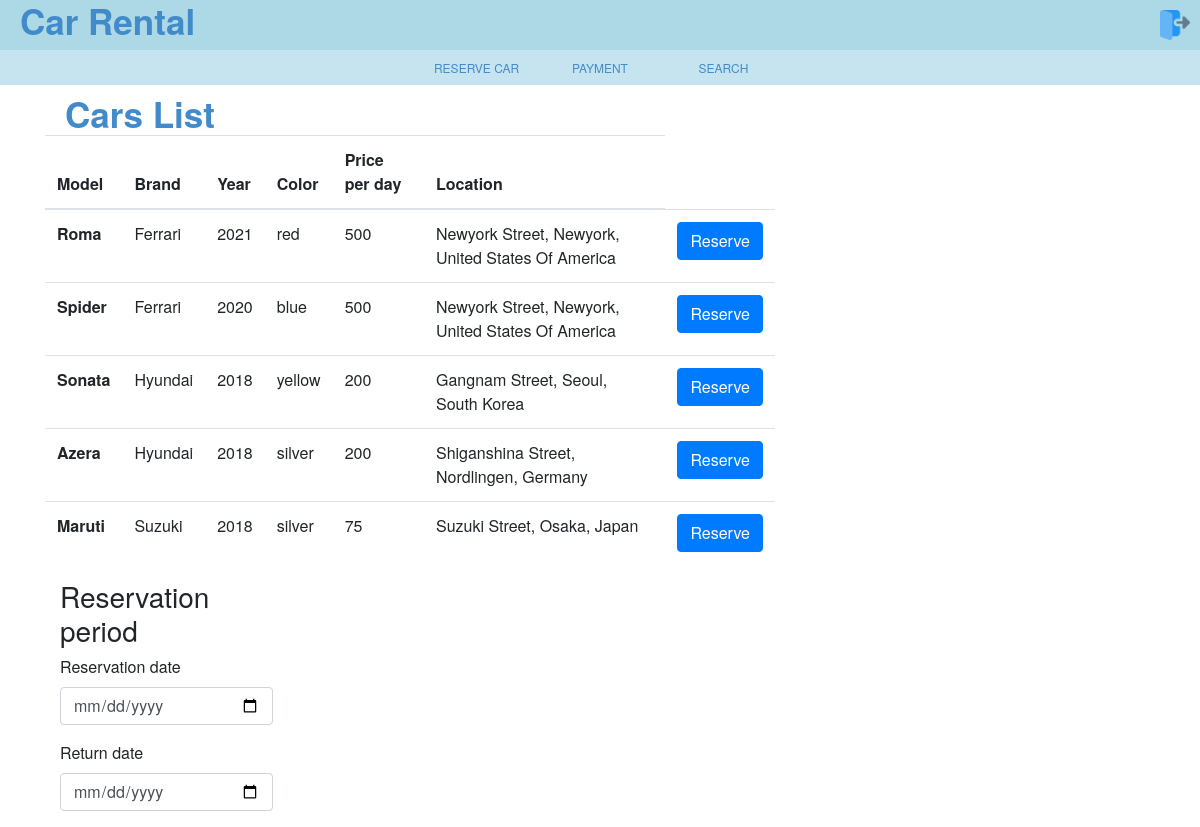
Screenshot of /View/reserve_car.php (signed in) with the database file from the repository.
### tables this page shows
CREATE TABLE Car(
car_id INT AUTO_INCREMENT,
plate_number VARCHAR(255) UNIQUE NOT NULL,
model VARCHAR(255) NOT NULL,
brand VARCHAR(255) NOT NULL,    
`year` SMALLINT NOT NULL,
status VARCHAR(255) NOT NULL,
color VARCHAR(255) NOT NULL,
price_per_day FLOAT NOT NULL,    
office_id INT NOT NULL,    
is_reserved CHAR NOT NULL,    
PRIMARY KEY (car_id),
FOREIGN KEY (office_id) REFERENCES Office(office_id)    
);

CREATE TABLE Office(
office_id INT AUTO_INCREMENT,
Country VARCHAR(255) NOT NULL,
CITY VARCHAR(255) NOT NULL,
street VARCHAR(255) NOT NULL,
PRIMARY KEY(office_id)    
);

### View/reserve_car.php (the view, shortened to what this page needs)
<?php
include "header.php";
?>
<div class="container mt-2">
<div class="page-header">
<h2>Cars List</h2>
</div>
<div class="row">
<div class="col-md-8">
<table class="table">
<thead>
<tr>
<th scope="col">Model</th>
<th scope="col">Brand</th>
<th scope="col">Year</th>
<th scope="col">Color</th>
<th scope="col">Price per day</th>
<th scope="col">Location</th>
</tr>
</thead>
<tbody>
<?php
$conn = mysqli_connect('localhost', 'root', 'root', 'car_rental_system');
$query="SELECT * FROM Car JOIN Office ON Car.office_id = Office.office_id WHERE status = 'active' AND is_reserved = 'N'";
$result=mysqli_query($conn,$query);
?>
<?php if ($result->num_rows > 0): ?>
<?php while($array=mysqli_fetch_assoc($result)): ?>
<tr>
<th scope="row"><?php echo $array['model'];?></th>
<td><?php echo $array['brand'];?></td>
<td><?php echo $array['year'];?></td>
<td><?php echo $array['color'];?></td>
<td><?php echo $array['price_per_day'];?></td>
<td><?php echo $array['street'].', '.$array['CITY'].', '.$array['Country'];?></td>
<td>
<a class="btn btn-primary reserve" data-id=<?php echo $array['car_id'];?>>Reserve</a>
</tr>
<?php endwhile; ?>
<?php else: ?>
<tr>
<td colspan="3" rowspan="1" headers="">No Data Found</td>
</tr>
<?php endif; ?>
</tbody>
</table>
<div id="confirmation" class="col-md-4">
<h3>Reservation period</h3>
<form name="confirmForm">
    <div class="form-group">
    <label for="reserve-date">Reservation date</label>
    <input type="date" class="form-control" id="reserve-date" name="reserve-date" required/>
    </div>
    <div class="form-group">
    <label for="return-date">Return date</label>
    <input type="date" class="form-control" id="return-date" name="return-date" required/>
    </div>
</form>
</div>
</div>
</body>
</html>

### View/header.php (shortened to what this page needs)
<!DOCTYPE html>
<html lang="en">
<head>
<link rel="stylesheet" href="https://stackpath.bootstrapcdn.com/bootstrap/4.5.2/css/bootstrap.min.css" >
<link rel="stylesheet" href="style1.css">
</head>
<body>
<header>
        <section class="banner">
            <div class="portal">
              <h2>Car Rental</h2>
              <a href="../View/login.php"><img src="../img/logout.png" alt="logout" ></a>
            </div>
          </section>
          <nav class="main-nav">
            <ul>
                <li><a href="reserve_car.php">Reserve Car</a></li>
              <li><a href="payment.php" class="">Payment</a></li>
              <li><a href="search.php">Search</a></li>
            </ul>
          </nav>
</header>

### View/style1.css (style rules this page uses)
body, ul, li, h1, h2, a { margin: 0; padding: 0; font-family: "Helvetica Neue",Helvetica,Arial,sans-serif; }
h2 { text-align: left; color: #428bca; font-weight: bold; margin: 20px; font-size: 35px; display: inline; }
header { background-color: lightblue; text-align: left; }
.banner { position: relative; height: 50px; display: block; }
.banner img { max-width: 20%; height: 30px; display: inline; margin: 10px; float: right; }
nav { background-color: rgb(197, 228, 240); padding: 5px; height: 35px; display: block; }
nav ul { white-space: no-wrap; text-align: center; list-style: none; }
nav li { margin: auto 0; width: 10%; display: inline-block; font-size: 12px; padding: 0px 15px; }
nav li a { text-transform: uppercase; text-decoration: none; color: #428bca; }
body { min-height: 100vh; display: flex; flex-direction: column; }

### rows the page displays
car: model "Roma", brand "Ferrari", year "2021", color "red", price_per_day "500", office.street "Newyork Street", office.CITY "Newyork", office.Country "United States Of America"
car: model "Spider", brand "Ferrari", year "2020", color "blue", price_per_day "500", office.street "Newyork Street", office.CITY "Newyork", office.Country "United States Of America"
car: model "Sonata", brand "Hyundai", year "2018", color "yellow", price_per_day "200", office.street "Gangnam Street", office.CITY "Seoul", office.Country "South Korea"
car: model "Azera", brand "Hyundai", year "2018", color "silver", price_per_day "200", office.street "Shiganshina Street", office.CITY "Nordlingen", office.Country "Germany"
car: model "Maruti", brand "Suzuki", year "2018", color "silver", price_per_day "75", office.street "Suzuki Street", office.CITY "Osaka", office.Country "Japan"
